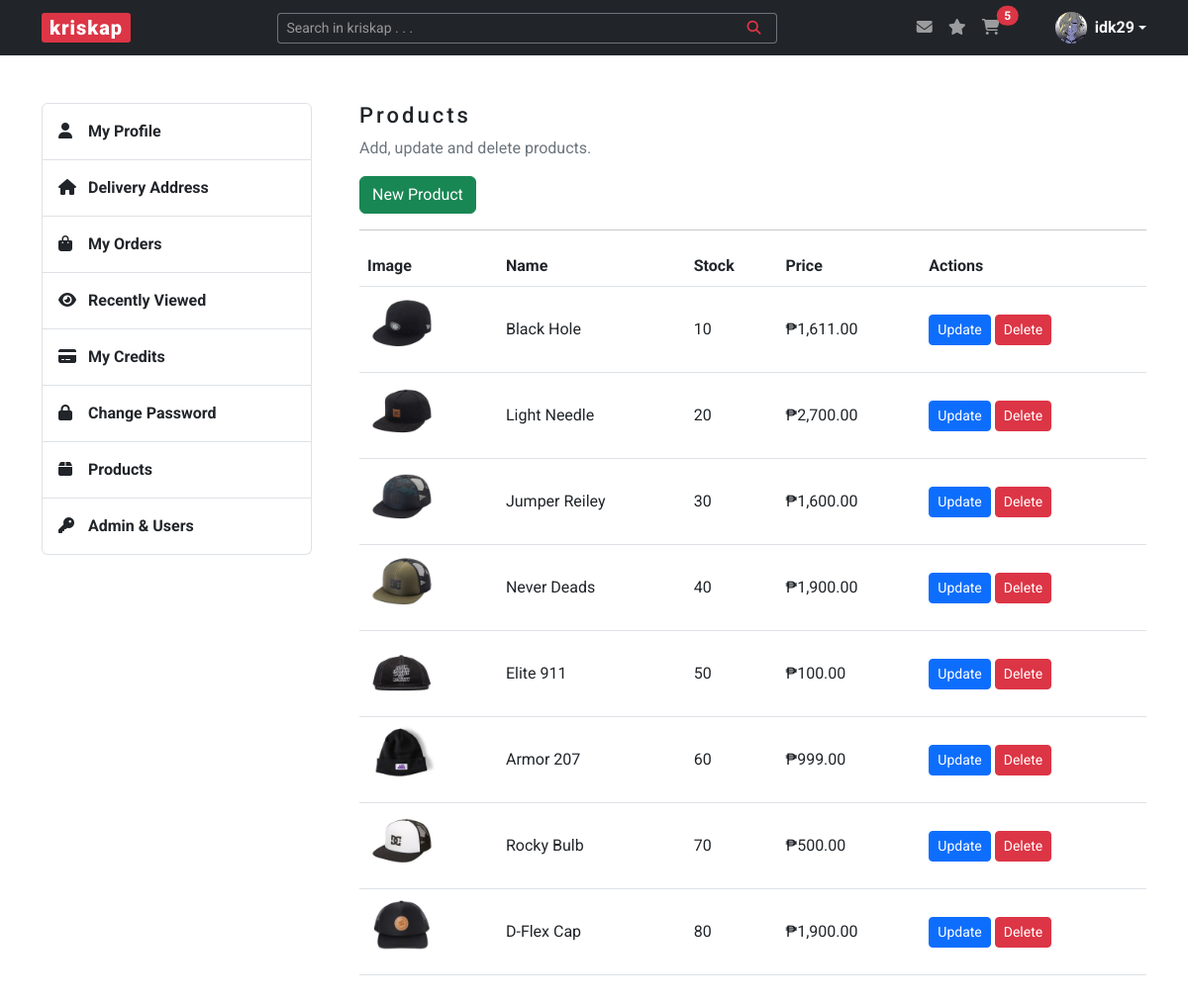
Page /product (signed in) on the committed database.
### kriskap/models.py (models this page shows)
class User(db.Model, UserMixin):
    __tablename__ = "users"
    id = db.Column(db.Integer, primary_key=True)
    user_type = db.Column(db.String(20), nullable=False)
    username = db.Column(db.String(20), unique=True, nullable=False)
    name = db.Column(db.String(100), nullable=False)
    email = db.Column(db.String(100), unique=True, nullable=False)
    image_file = db.Column(db.String(250), nullable=False, default="default.png")
    password = db.Column(db.String(100), nullable=False)
    carts = relationship("Cart", back_populates="buyer")

class Product(db.Model):
    __tablename__ = "products"
    id = db.Column(db.Integer, primary_key=True)
    name = db.Column(db.String(60), unique=True, nullable=False)
    stock = db.Column(db.Integer, nullable=False)
    price = db.Column(db.Integer, nullable=False)
    image_file = db.Column(db.String(250), nullable=False)
    carts = relationship("Cart", back_populates="parent_product")

### kriskap/products/routes.py (the view)
@products.route("/product")
@login_required
@admin_only
def product():
    form = ProductForm()
    products = Product.query.order_by(desc("id")).all()
    return render_template(
        "product.html", title="Products", products=products, form=form
    )

### kriskap/products/forms.py (shortened to what this page needs)
class ProductForm(FlaskForm):
    name = StringField("Name", validators=[DataRequired(), Length(min=5, max=60)])
    stock = IntegerField("Stock")
    price = FloatField("Price")
    image_f = FileField(
        "Image",
        validators=[DataRequired(), FileAllowed(["jpg", "png", "jpeg", "webp"])],
    )
    submit = SubmitField("Submit")

### kriskap/models.py (called while the page is built)
@login_manager.user_loader
def load_user(user_id):
    return User.query.get(int(user_id))

### kriskap/users/utils.py (called while the page is built)
def admin_only(f):
    @wraps(f)
    def decorated_function(*args, **kwargs):
        if current_user.user_type != "admin":
            return abort(403)
        return f(*args, **kwargs)
    return decorated_function

### kriskap/templates/product.html (shortened to what this page needs)
{% extends "base.html" %}
{% block content %}
    <section id="section-product" class="content-section mb-5">
        <div class="row justify-content-between">
            {% include "aside.html" %}
            <div class="col-lg-9 ps-lg-5">
                <h3>Products</h3>
                <p class="text-secondary">Add, update and delete products.</p>
                <a href="{{ url_for('products.new_product') }}" class="btn btn-success">New Product</a>
                <hr>
                <table class="table">
                    <thead>
                      <tr>
                        <th scope="col">Image</th>
                        <th scope="col">Name</th>
                        <th scope="col">Stock</th>
                        <th scope="col">Price</th>
                        <th scope="col">Actions</th>
                      </tr>
                    </thead>
                    <tbody>
                    {% for product in products %}
                            <tr class="align-middle">
                                <td><img width="70px" src="{{ url_for('static', filename='img/product_pics/' + product.image_file) }}" alt="Image Preview" class="image_view"></td>
                                <td>{{ product.name }}</td>
                                <td>{{ product.stock }}</td>
                                <td>{{ "₱{:,.2f}".format(product.price) }}</td>
                                <td>
                                    <a href="{{ url_for('products.update_product', product_id=product.id) }}" class="btn btn-primary btn-sm">Update</a>
                                    <a href="#deleteModal{{ product.id }}" class="btn btn-danger btn-sm" data-bs-toggle="modal">Delete</a>
                                </td>
                            </tr>
                    {% endfor %}
                    </tbody>
                  </table>
            </div>
        </div>
    </section>
{% endblock %}

### kriskap/templates/base.html (shortened to what this page needs)
<!DOCTYPE html>
<html lang="en">
<head>
    <link rel="stylesheet" href="https://cdn.jsdelivr.net/npm/bootstrap@5.3.0-alpha1/dist/css/bootstrap.min.css">
    <link rel="stylesheet" href="{{ url_for('static', filename='css/styles.css') }}">
</head>
<body>
    <header>
        <nav class="navbar navbar-expand-lg navbar-dark bg-dark">
            <div class="container">
                <a class="navbar-brand px-2 py-0" href="{{ url_for('main.home') }}">kriskap</a>
                <div class="collapse navbar-collapse" id="navbarSupportedContent">
                    <form class="d-flex ms-auto form-search w-50" role="search">
                        <div class="input-group input-group-sm">
                            <input type="text" class="form-control text-bg-dark border-secondary border-end-0" placeholder="Search in kriskap . . ." aria-label="Search in kriskap . . ." aria-describedby="button-addon">
                            <button class="btn btn-outline-danger border-start-0 border-secondary" type="button" id="button-addon"><i class="fa-solid fa-magnifying-glass px-2"></i></button>
                        </div>
                    </form>
                    <ul class="navbar-nav ms-auto mb-2 mb-lg-0 notification-cart">
                        <li class="nav-item">
                            <a href="" class="nav-link position-relative d-inline-block">
                                <i class="fa-solid fa-envelope"></i>
                            </a>
                        </li>
                        <li class="nav-item">
                            <a href="" class="nav-link d-inline-block">
                                <i class="fa-solid fa-star"></i>
                            </a>
                        </li>
                        <li class="nav-item me-5">
                            <a href="{{ url_for('carts.view_cart') }}" class="nav-link position-relative d-inline-block">
                                <i class="fa-solid fa-cart-shopping"></i>
                                {% if current_user.is_authenticated %}
                                    <span id="cartTotal" class="position-absolute start-100 translate-middle badge rounded-pill bg-danger">
                                        {% set items = [] %}
                                        {{ items | sum }}
                                    </span>
                                {% endif %}
                            </a>
                        </li>
                        {% if current_user.is_authenticated %}
                        <li class="dropdown d-flex align-items-center">
                            <a href="#" class="d-flex align-items-center text-light text-decoration-none dropdown-toggle" data-bs-toggle="dropdown" aria-expanded="false">
                                <img src="{{ url_for('static', filename='img/profile_pics/' + current_user.image_file) }}" alt="" width="32" height="32" class="rounded-circle me-2">
                                <strong>{{ current_user.username }}</strong>
                            </a>
                        </li>
                        {% endif %}
                    </ul>
                </div>
            </div>
        </nav>
    </header>
    <main class="container mt-5">
        {% block content %} {% endblock %}
    </main>
</body>
</html>

### kriskap/static/css/styles.css (style rules this page uses)
body { font-family: 'Roboto', sans-serif; color: #212529; }
h3, legend { font-size: 1.375rem; font-weight: 500; line-height: 1.65rem; letter-spacing: 3px; }
a { color: #212529; text-decoration: none; }
.navbar-brand { background-color: #DC3545; border-radius: 3px; font-weight: 900; letter-spacing: 1px; }
.form-control::placeholder { color: #979797; opacity: 1; }

### rows in the picture
User: image_file (picture), username "idk29"
Product: image_file (picture), name "Black Hole", stock "10", price "₱1,611.00"
Product: image_file (picture), name "Light Needle", stock "20", price "₱2,700.00"
Product: image_file (picture), name "Jumper Reiley", stock "30", price "₱1,600.00"
Product: image_file (picture), name "Never Deads", stock "40", price "₱1,900.00"
Product: image_file (picture), name "Elite 911", stock "50", price "₱100.00"
Product: image_file (picture), name "Armor 207", stock "60", price "₱999.00"
Product: image_file (picture), name "Rocky Bulb", stock "70", price "₱500.00"
Product: image_file (picture), name "D-Flex Cap", stock "80", price "₱1,900.00"

### other values in the picture
{{ items | sum }} "5"
